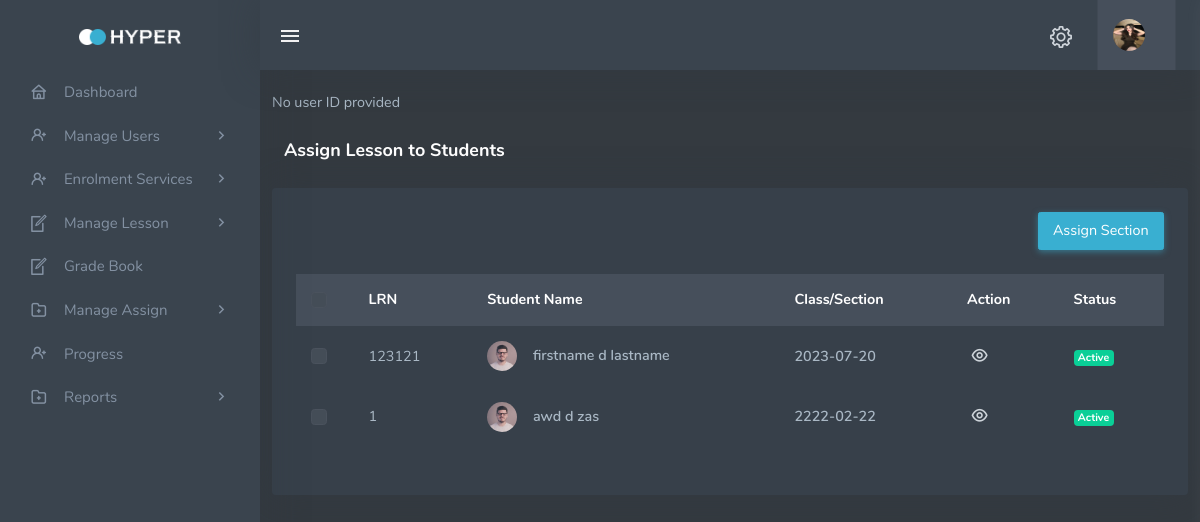
/Teacher_AssignClass.php, run on an earlier commit of the app's database.
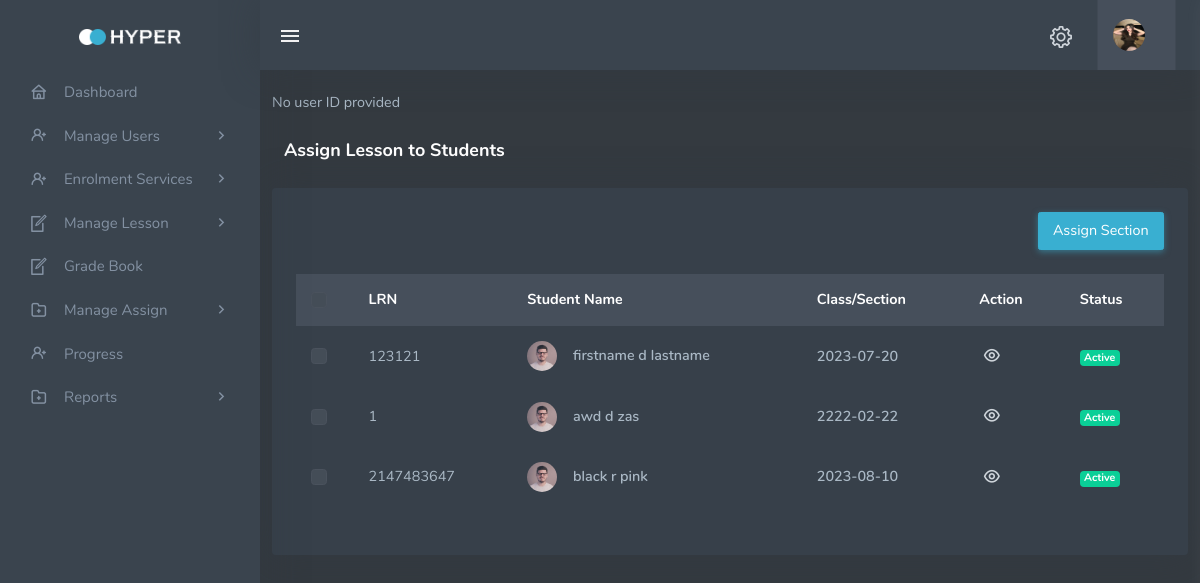
And on a later commit of the database.
### tables this page shows
CREATE TABLE `tbl_learner` (
  `learner_id` int(11) NOT NULL,
  `lrn` int(11) NOT NULL,
  `user_id` int(11) NOT NULL,
  `guardian_info_id` int(11) NOT NULL,
  `guardian_contact_id` int(11) NOT NULL,
  `address_id` int(11) NOT NULL,
  `level_id` int(11) NOT NULL,
  `status_id` int(11) NOT NULL,
  `account_id` int(11) NOT NULL,
  `usercredentials_id` int(11) NOT NULL
);

CREATE TABLE `tbl_learner_id` (
  `learner_id` int(11) NOT NULL,
  `lrn` int(11) NOT NULL
);

CREATE TABLE `tbl_userinfo` (
  `user_id` int(11) NOT NULL,
  `firstname` varchar(244) NOT NULL,
  `middlename` varchar(244) NOT NULL,
  `lastname` varchar(244) NOT NULL,
  `birthday` date NOT NULL,
  `gender` varchar(244) NOT NULL
);

### Teacher_AssignClass.php (the view, shortened to what the changed rows need)
<!DOCTYPE html>
<html lang="en" class="menuitem-active">
<head>
    <link href="assets/css/vendor/dataTables.bootstrap5.css" rel="stylesheet" type="text/css">
    <link href="assets/css/vendor/responsive.bootstrap5.css" rel="stylesheet" type="text/css">
    <link href="assets/css/icons.min.css" rel="stylesheet" type="text/css">
    <link href="assets/css/app.min.css" rel="stylesheet" type="text/css" id="light-style">
    <link href="assets/css/app-dark.min.css" rel="stylesheet" type="text/css" id="dark-style">
</head>
<body <?php include('dataconfig.php') ?>>
    <div class="wrapper">
        <div class="content-page">
            <div class="row">
                <div class="col-12">
                    <div class="card">
                        <div class="card-body">
                            <div class="table-responsive">
                                <table
                                    class="table table-centered table-borderless table-hover w-100 dt-responsive nowrap"
                                    id="products-datatable">
                                    <thead class="table-light">
                                        <tr>
                                            <th style="width: 20px;">
                                                <div class="form-check">
                                                    <input type="checkbox" class="form-check-input" id="customCheck1">
                                                    <label class="form-check-label" for="customCheck1">&nbsp;</label>
                                                </div>
                                            </th>
                                            <th>LRN</th>
                                            <th>Student Name</th>
                                            <th>Class/Section</th>
                                            <th>Action</th>
                                            <th>Status</th>
                                        </tr>
                                    </thead>
                                    <tbody>
                                        <?php
                                        include 'dbcon.php';
                                        $sql = "SELECT tbl_userinfo.user_id, tbl_learner.learner_id, tbl_learner.level_id, tbl_user_level.level, tbl_userinfo.firstname,
                  tbl_userinfo.middlename, tbl_userinfo.lastname, tbl_userinfo.birthday, tbl_userinfo.gender, tbl_user_status.status,
                  tbl_learner_id.lrn, tbl_address.address, tbl_usercredentials.contact, tbl_usercredentials.email
                  FROM tbl_learner
                  JOIN tbl_user_level ON tbl_learner.level_id = tbl_user_level.level_id
                  JOIN tbl_userinfo ON tbl_learner.user_id = tbl_userinfo.user_id
                  JOIN tbl_learner_id ON tbl_learner.learner_id = tbl_learner_id.learner_id
                  JOIN tbl_user_status ON tbl_learner.status_id = tbl_user_status.status_id
                  JOIN tbl_address ON tbl_learner.address_id = tbl_address.address_id
                  JOIN tbl_usercredentials ON tbl_learner.usercredentials_id = tbl_usercredentials.usercredentials_id
                  WHERE tbl_user_level.level = 'LEARNER' AND tbl_user_status.status = 1";
                                        $result = mysqli_query($conn, $sql);
                                        if ($result && mysqli_num_rows($result) > 0) {
                                            while ($row = mysqli_fetch_assoc($result)) {
                                                ?>
                                                <tr>
                                                    <td>
                                                        <div class="form-check">
                                                            <input type="checkbox" class="form-check-input" id="customCheck2">
                                                            <label class="form-check-label" for="customCheck2">&nbsp;</label>
                                                        </div>
                                                    </td>
                                                    <td>
                                                        <?php echo $row['lrn'] ?>
                                                    </td>
                                                    <td class="table-user">
                                                        <img src="assets/images/users/avatar-4.jpg" alt="table-user"
                                                            class="me-2 rounded-circle">
                                                        <a href="javascript:void(0);" class="text-body fw-semibold">
                                                            <?php echo $row['firstname'] . ' ' . $row['middlename'] . ' ' . $row['lastname'] ?>
                                                        </a>
                                                    </td>
                                                    <td>
                                                        <span class="fw-semibold">
                                                            <?php echo $row['birthday'] ?>
                                                        </span>
                                                    </td>
                                                    <td>
                                                        <a href="teacher_view_student.php?user_id=<?php echo $row['user_id'] ?>"
                                                            class="action-icon">
                                                            <i class="uil-eye"></i>
                                                        </a>
                                                    </td>
                                                    <td>
                                                        <?php
                                                        if ($row['status'] == 1) {
                                                            ?>
                                                            <span class="badge bg-success">Active</span>
                                                            <?php
                                                        } else {
                                                            ?>
                                                            <span class="badge bg-warning">Inactive</span>
                                                            <?php
                                                        }
                                                        ?>
                                                    </td>
                                                </tr>
                                                <?php
                                            }
                                        }
                                        ?>
                                    </tbody>
                                </table>
                            </div>
                        </div>
                    </div>
                </div>
            </div>
        </div>
    </div>
</body>
</html>

What changed in the data, as far as the page shows it:
added tbl_learner: tbl_learner_id.lrn "2147483647", user.firstname "black", user.middlename "r", user.lastname "pink", user.birthday "2023-08-10"
